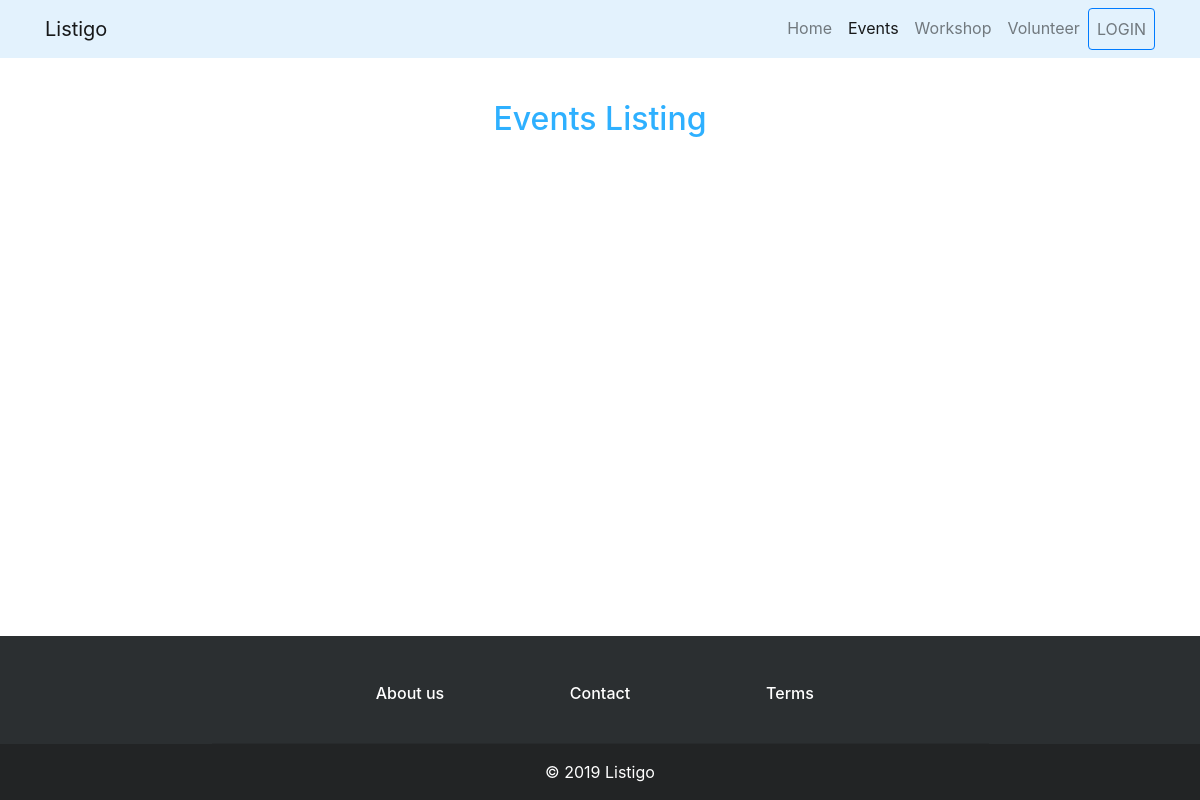
/events.php, run on an earlier commit of the app's database.
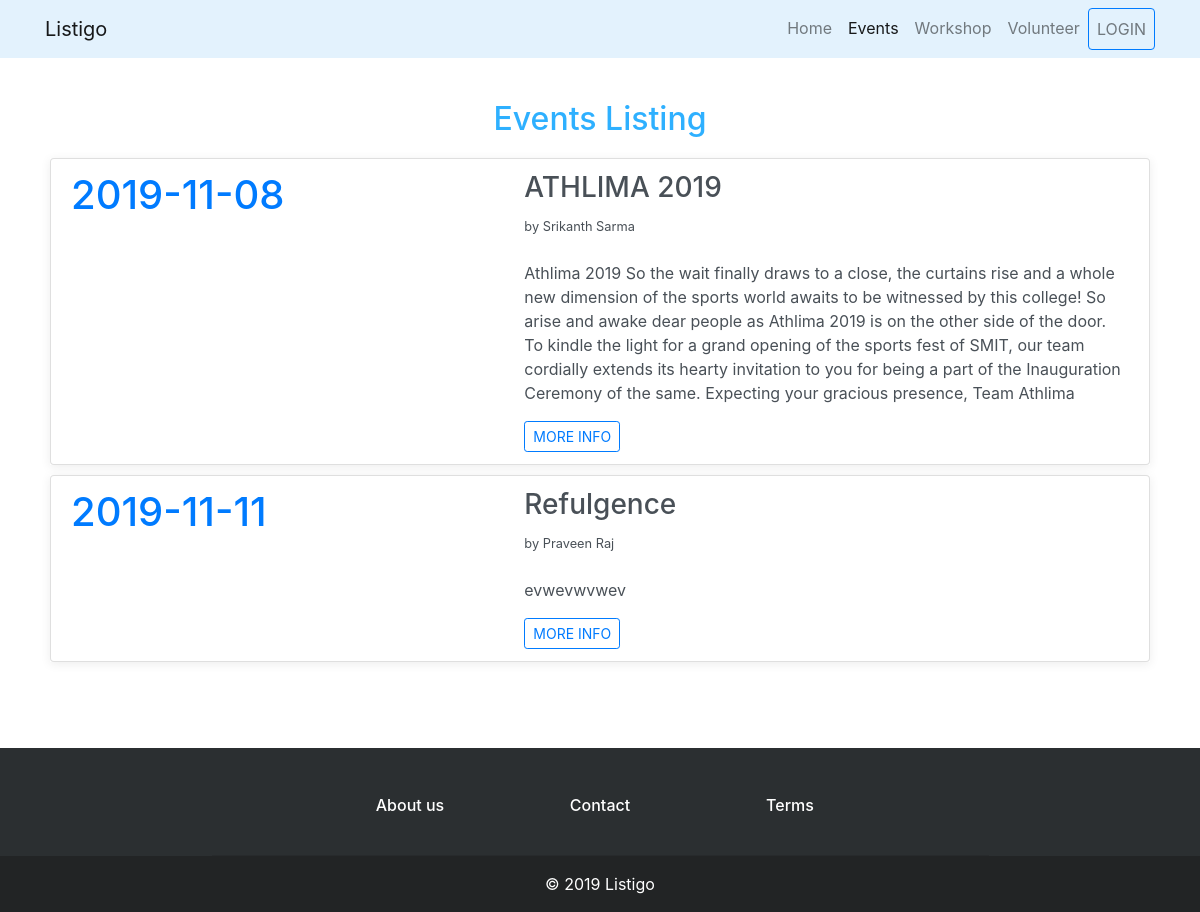
And on a later commit of the database.
### tables this page shows
CREATE TABLE `listing` (
  `LID` int(11) NOT NULL,
  `Title` varchar(50) NOT NULL,
  `Location` varchar(30) NOT NULL,
  `Date` date NOT NULL,
  `Description` varchar(10000) DEFAULT NULL,
  `Banner` mediumblob NOT NULL,
  `MIME` varchar(25) NOT NULL DEFAULT '',
  `Type` varchar(25) NOT NULL,
  `UID` int(11) NOT NULL
);

CREATE TABLE `user` (
  `Name` varchar(50) NOT NULL,
  `ID` bigint(20) UNSIGNED NOT NULL,
  `Password` varchar(20) NOT NULL,
  `Email` varchar(30) NOT NULL,
  `Mobile` bigint(20) UNSIGNED NOT NULL,
  `Verified` tinyint(1) NOT NULL DEFAULT 0
);

### events.php (the view, shortened to what this page needs)
<?php
  require("res/config.php");
  if(isset($_SESSION['idno'])) {
    $btn = "PROFILE";
    $loc = "profile.php";
  }
  else {
    $btn = "LOGIN";
    $loc = "login.php";
  }
  $query = "SELECT * FROM `listing` WHERE Type LIKE 'Event' ORDER BY Date";
  $result = mysqli_query($conn, $query);
  $posts = mysqli_fetch_all($result, MYSQLI_ASSOC);
  function getName($uid) {
    $conn = mysqli_connect(DB_HOST, DB_USER, DB_PASS, DB_NAME) or die("Connection to database failed!");
    $query = "SELECT `Name`, `Email`, `Mobile` FROM `user` WHERE ID = '$uid'";
    $result = mysqli_query($conn, $query);
    $user = mysqli_fetch_assoc($result);
    return $user['Name'];
  }
?>
<!doctype html>
<html lang="en">
  <head>
      <?php require("res/header.php"); ?>
  </head>
  <body>
   <nav class="navbar navbar-light navbar-expand-lg fixed-top clean-navbar" style="background-color: #e3f2fd">
      <div class="container">
        <a class="navbar-brand" href="index.php">Listigo</a>
        <div class="collapse navbar-collapse" id="navcol-1">
          <ul class="nav navbar-nav ml-auto">
            <li class="nav-item" role="presentation"><a class="nav-link" href="index.php">Home</a></li>
            <li class="nav-item" role="presentation"><a class="nav-link active" href="events.php">Events</a></li>
            <li class="nav-item" role="presentation"><a class="nav-link" href="workshop.php">Workshop</a></li>
            <li class="nav-item" role="presentation"><a class="nav-link" href="volunteer.php">Volunteer</a></li>
            <li class="nav-item" role="presentation"><a class="nav-link btn btn-outline-primary" href="<?php echo $loc; ?>" role="button"><?php echo $btn; ?></a></li>
          </ul>
        </div>
      </div>
    </nav>
    <div class="titler">
      <h2>Events Listing</h2>
    </div>
    <?php foreach($posts as $post): ?>
    <div class="container list-group box">
      <li class="list-group-item list-group-item-action">
        <div class="row">
          <div class="col-lg-5">
            <h1 class="text-left text-primary"><?php echo $post['Date'] ?></h1>
          </div>
          <div class="col-lg-7">
            <h3><?php echo $post['Title'] ?></h3>
            <small>by <?php echo getName($post['UID']); ?></small>
            <br><br>
            <p><?php echo $post['Description'] ?></p>
            <a class="btn btn-outline-primary btn-sm" role="button" href="events.php?lid=<?php echo $post['LID']; ?>">MORE INFO</a>
          </div>
        </div>
      </li>
     </div>
     <?php endforeach; ?>
     <?php require("res/footer.php"); ?>
  </body>
</html>

### res/header.php (shortened to what this page needs)
<link rel="stylesheet" href="https://stackpath.bootstrapcdn.com/bootstrap/4.3.1/css/bootstrap.min.css">
<link rel="stylesheet" type="text/css" href="style/listigo.css">

### res/footer.php (shortened to what this page needs)
<br><br><br><br><br><br><br><br><br><br>
    <footer class="footer-page">
        <div class="container">
          <div class="row text-center d-flex justify-content-center pt-5 mb-3">
            <div class="col-md-2 mb-3">
              <h6 >
                <a href="aboutus.php">About us</a>
              </h6>
            </div>
            <div class="col-md-2 mb-3">
              <h6>
                <a href="contact.php">Contact</a>
              </h6>
            </div>
            <div class="col-md-2 mb-3">
              <h6 >
                <a href="#">Terms</a>
              </h6>
            </div>
          </div>
        </div>
        <div class="footer-copyright text-center py-3">© <?php echo date("Y");?>
          <a href="index.php">Listigo</a>
        </div>
    </footer>

### style/listigo.css (style rules this page uses)
html { position: relative; min-height: 100%; }
body { padding-top: 50px; }
.titler h2 { margin-bottom: 20px; color: rgba(9, 162, 255, 0.85); text-align: center; }
.footer-page { background-color: #2b2f31; position: absolute; bottom: 0; width: 100%; }
.footer-page a:link, .footer-page a:visited { color: white; text-decoration: none; }
.footer-copyright { background-color: #222425; color: white; }

### events.php (style rules this page uses)
.box { background-color: #fff; max-width: 1100px; margin: auto; padding: 0px; box-shadow: 0 2px 10px rgba(0,0,0,.075); margin-top: 10px; margin-bottom: 10px; }
.titler { margin-top: 50px; }

What changed in the data, as far as the page shows it:
added listing: Date "2019-11-08", Title "ATHLIMA 2019", UID.Name "Srikanth Sarma", Description "Athlima 2019 So the wait finally draws to a close, the curtains rise and a whole new dimension of the sports world awaits to be witnessed by this college! So arise and awake dear people as Athlima 2019 is on the other side of the door. To kindle the light for a grand opening of the sports fest of SMIT, our team cordially extends its hearty invitation to you for being a part of the Inauguration Ceremony of the same. Expecting your gracious presence, Team Athlima"
added listing: Date "2019-11-11", Title "Refulgence", UID.Name "Praveen Raj", Description "evwevwvwev"
